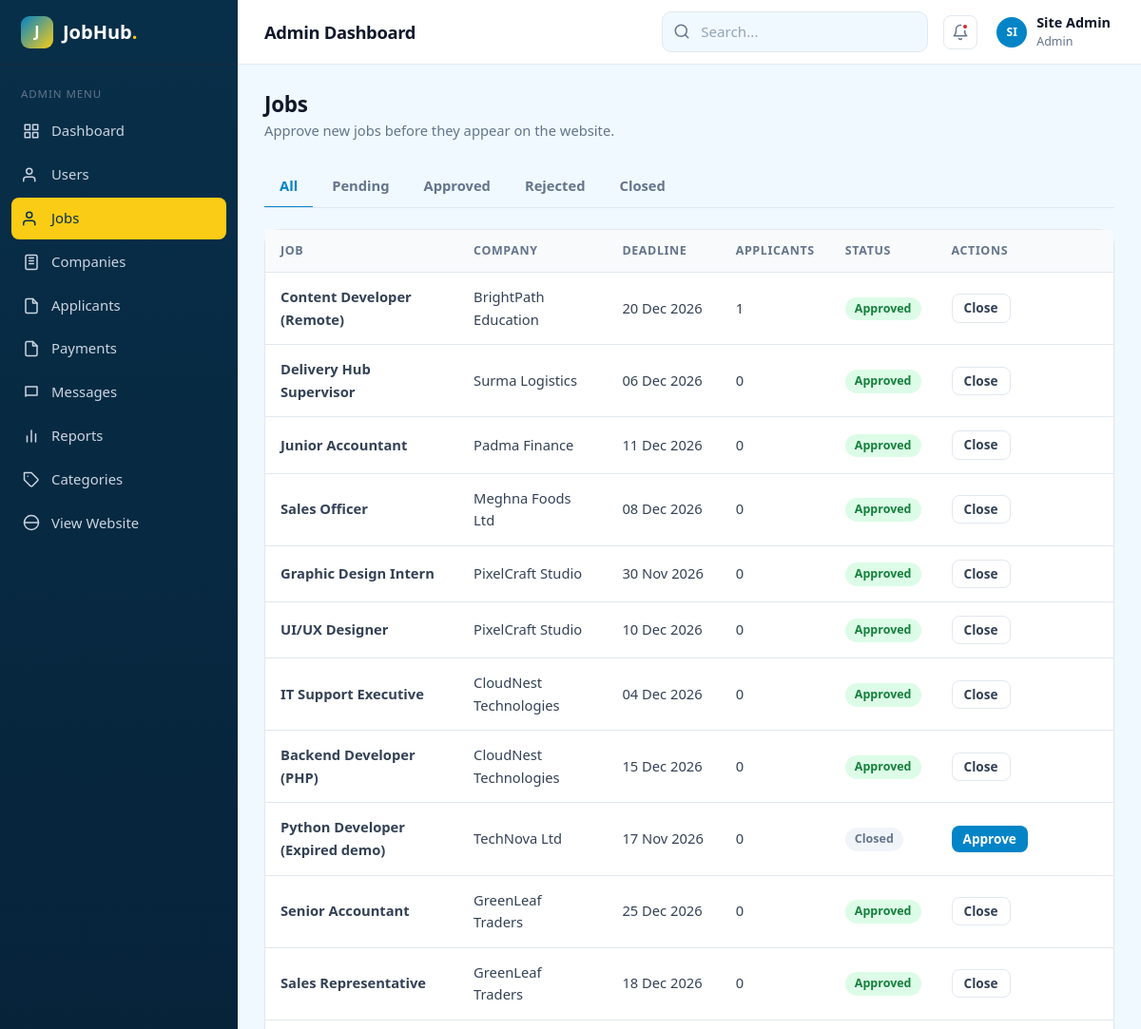
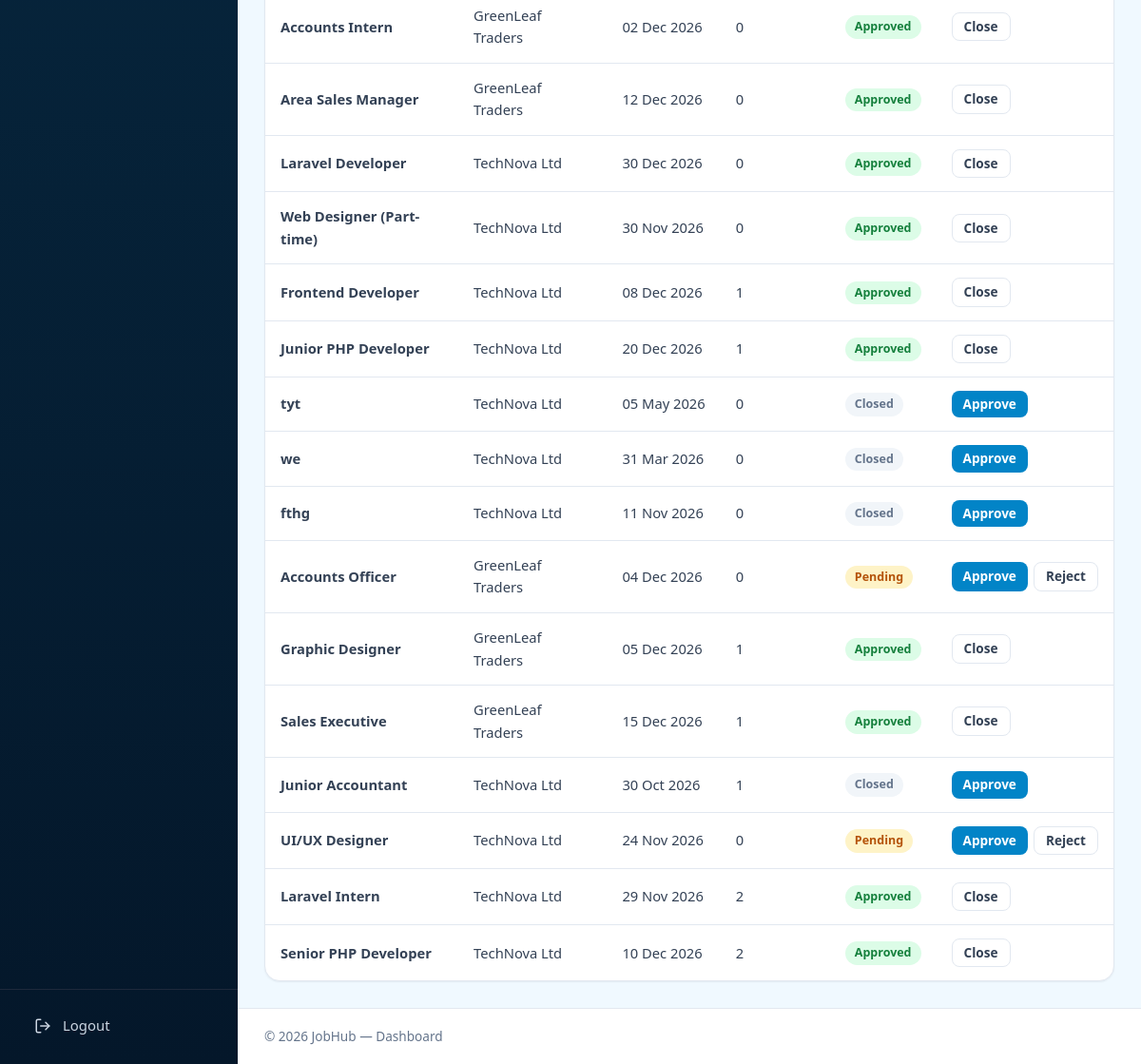
Page /admin/jobs.php (signed in) on the committed database (2 pictures, top to bottom).
### tables this page shows
CREATE TABLE `jobs` (
  `id` int UNSIGNED NOT NULL,
  `company_id` int UNSIGNED NOT NULL,
  `category_id` int UNSIGNED DEFAULT NULL,
  `city_id` int UNSIGNED DEFAULT NULL,
  `subscription_id` int UNSIGNED DEFAULT NULL,
  `title` varchar(150) NOT NULL,
  `slug` varchar(180) NOT NULL,
  `job_type` enum('full_time','part_time','contract','internship','remote') NOT NULL DEFAULT 'full_time',
  `salary_min` decimal(10,2) DEFAULT NULL,
  `salary_max` decimal(10,2) DEFAULT NULL,
  `description` text,
  `deadline` date NOT NULL,
  `status` enum('pending','approved','rejected','closed') NOT NULL DEFAULT 'pending',
  `is_featured` tinyint(1) NOT NULL DEFAULT '0'
);

CREATE TABLE `companies` (
  `id` int UNSIGNED NOT NULL,
  `user_id` int UNSIGNED NOT NULL,
  `city_id` int UNSIGNED DEFAULT NULL,
  `name` varchar(150) NOT NULL,
  `logo` varchar(255) DEFAULT NULL,
  `website` varchar(255) DEFAULT NULL,
  `address` text,
  `description` text
);

### admin/jobs.php (the view, shortened to what this page needs)
<?php
include('../dbconfig.php');
$status = isset($_GET['status']) ? $_GET['status'] : '';
$where = '';
$jobs = $conn->query("SELECT jobs.*, companies.name AS company_name,
                             (SELECT COUNT(*) FROM job_applications WHERE job_applications.job_id = jobs.id) AS total_apps
                      FROM jobs JOIN companies ON companies.id = jobs.company_id
                      $where ORDER BY jobs.id DESC");
$jobColor = array('pending' => 'badge-warning', 'approved' => 'badge-success', 'rejected' => 'badge-danger', 'closed' => 'badge-gray');
?>
<!DOCTYPE html>
<html lang="en">
<head>
  <link rel="stylesheet" href="../assets/css/style.css?v=2">
</head>
<body class="dash-body">
<?php include('include/leftbar.php'); ?>
<?php include('include/header.php'); ?>
<main class="dash-content">
  <div class="page-actions"><div><h2>Jobs</h2><p>Approve new jobs before they appear on the website.</p></div></div>
  <div class="tabs mb-2">
    <a class="tab-btn <?php if ($status == '') echo 'active'; ?>" href="jobs.php">All</a>
    <a class="tab-btn <?php if ($status == 'pending') echo 'active'; ?>" href="jobs.php?status=pending">Pending</a>
    <a class="tab-btn <?php if ($status == 'approved') echo 'active'; ?>" href="jobs.php?status=approved">Approved</a>
    <a class="tab-btn <?php if ($status == 'rejected') echo 'active'; ?>" href="jobs.php?status=rejected">Rejected</a>
    <a class="tab-btn <?php if ($status == 'closed') echo 'active'; ?>" href="jobs.php?status=closed">Closed</a>
  </div>
  <div class="card">
    <div class="table-wrap">
      <table class="table">
        <thead><tr><th>Job</th><th>Company</th><th>Deadline</th><th>Applicants</th><th>Status</th><th>Actions</th></tr></thead>
        <tbody>
        <?php while ($j = $jobs->fetch_assoc()) { ?>
          <tr>
            <td><strong><?php echo $j['title']; ?></strong></td>
            <td><?php echo $j['company_name']; ?></td>
            <td><?php echo date('d M Y', strtotime($j['deadline'])); ?></td>
            <td><?php echo $j['total_apps']; ?></td>
            <td><span class="badge <?php echo $jobColor[$j['status']]; ?>"><?php echo ucfirst($j['status']); ?></span></td>
            <td><div class="actions">
              <?php if ($j['status'] != 'approved') { ?><a class="btn btn-sm btn-primary" href="jobs.php?approve=<?php echo $j['id']; ?>&status=<?php echo $status; ?>">Approve</a><?php } ?>
              <?php if ($j['status'] == 'pending') { ?><a class="btn btn-sm btn-light" href="jobs.php?reject=<?php echo $j['id']; ?>&status=<?php echo $status; ?>">Reject</a><?php } ?>
              <?php if ($j['status'] == 'approved') { ?><a class="btn btn-sm btn-light" href="jobs.php?close=<?php echo $j['id']; ?>&status=<?php echo $status; ?>">Close</a><?php } ?>
            </div></td>
          </tr>
        <?php } ?>
        </tbody>
      </table>
    </div>
  </div>
</main>
<?php include('include/footer.php'); ?>
</div>
</body>
</html>

### assets/css/style.css (style rules this page uses)
:root { --primary: #0f766e; --primary-dark: #0b5952; --primary-light: #e6f4f2; --accent: #f59e0b; --text: #0f172a; --text-2: #334155; --muted: #64748b; --border: #e2e8f0; --bg: #f6f8fa; --white: #ffffff; --success: #15803d; --success-bg: #dcfce7; --danger: #dc2626; --danger-bg: #fee2e2; --warning: #b45309; --warning-bg: #fef3c7; --info: #1d4ed8; --info-bg: #dbeafe; --radius: 10px; --radius-lg: 16px; --shadow-sm: 0 1px 2px rgba(15, 23, 42, .06); --shadow: 0 4px 16px rgba(15, 23, 42, .08); --shadow-lg: 0 16px 40px rgba(15, 23, 42, .14); --sidebar-w: 250px; --font: "Segoe UI", system-ui, -apple-system, Roboto, "Helvetica Neue", Arial, sans-serif; }
*, *::before, *::after { box-sizing: border-box; }
html { scroll-behavior: smooth; }
body { margin: 0; font-family: var(--font); font-size: 15px; line-height: 1.6; color: var(--text-2); background: var(--bg); }
h1, h2, h3, h4, h5 { color: var(--text); line-height: 1.25; margin: 0 0 .5em; }
h2 { font-size: 1.9rem; letter-spacing: -.01em; }
p { margin: 0 0 1em; }
a { color: var(--primary); text-decoration: none; }
.mb-2 { margin-bottom: 16px; }
.btn { display: inline-flex; align-items: center; justify-content: center; gap: 8px; padding: 10px 20px; font: inherit; font-weight: 600; font-size: .95rem; line-height: 1.2; border-radius: var(--radius); border: 1px solid transparent; cursor: pointer; transition: background .15s, color .15s, border-color .15s, box-shadow .15s; white-space: nowrap; }
.btn-primary { background: var(--primary); color: #fff; }
.btn-light { background: var(--white); border-color: var(--border); color: var(--text-2); }
.btn-sm { padding: 6px 12px; font-size: .85rem; border-radius: 8px; }
.badge { display: inline-flex; align-items: center; gap: 4px; padding: 3px 10px; border-radius: 99px; font-size: .78rem; font-weight: 600; line-height: 1.5; white-space: nowrap; }
.badge-success { background: var(--success-bg); color: var(--success); }
.badge-warning { background: var(--warning-bg); color: var(--warning); }
.badge-gray { background: #f1f5f9; color: var(--muted); }
.card { background: var(--white); border: 1px solid var(--border); border-radius: var(--radius-lg); box-shadow: var(--shadow-sm); }
.dash-body { background: var(--bg); }
.dash-content { padding: 28px; flex: 1; }
.page-actions { display: flex; justify-content: space-between; align-items: center; gap: 12px; margin-bottom: 24px; flex-wrap: wrap; }
.page-actions h2 { margin: 0; font-size: 1.4rem; }
.page-actions p { margin: 2px 0 0; color: var(--muted); font-size: .92rem; }
.table-wrap { overflow-x: auto; }
.table { width: 100%; border-collapse: collapse; font-size: .92rem; }
.table th { text-align: left; font-size: .78rem; text-transform: uppercase; letter-spacing: .05em; color: var(--muted); font-weight: 600; padding: 12px 16px; background: #f8fafc; border-bottom: 1px solid var(--border); white-space: nowrap; }
.table td.nowrap, .table td:nth-child(3) { white-space: nowrap; }
.table td { padding: 14px 16px; border-bottom: 1px solid var(--border); vertical-align: middle; }
.table tr:last-child td { border-bottom: 0; }
.table .actions { display: flex; gap: 6px; }
.tabs { display: flex; gap: 4px; border-bottom: 1px solid var(--border); margin-bottom: 22px; overflow-x: auto; }
.tab-btn { padding: 10px 16px; background: none; border: 0; border-bottom: 2px solid transparent; margin-bottom: -1px; font: inherit; font-weight: 600; font-size: .92rem; color: var(--muted); cursor: pointer; white-space: nowrap; }
.tab-btn.active { color: var(--primary); border-bottom-color: var(--primary); }
:root { --primary: #0284c7; --primary-dark: #075985; --primary-light: #e0f2fe; --accent: #facc15; --bg: #f0f9ff; }
.btn-primary { background: linear-gradient(135deg, #0284c7, #0284c7); border: 0; }

### rows in the picture
jobs: title "Content Developer (Remote)", company.name "BrightPath Education", deadline "20 Dec 2026", total_apps "1", status "Approved"
jobs: title "Delivery Hub Supervisor", company.name "Surma Logistics", deadline "06 Dec 2026", total_apps "0", status "Approved"
jobs: title "Junior Accountant", company.name "Padma Finance", deadline "11 Dec 2026", total_apps "0", status "Approved"
jobs: title "Sales Officer", company.name "Meghna Foods Ltd", deadline "08 Dec 2026", total_apps "0", status "Approved"
jobs: title "Graphic Design Intern", company.name "PixelCraft Studio", deadline "30 Nov 2026", total_apps "0", status "Approved"
jobs: title "UI/UX Designer", company.name "PixelCraft Studio", deadline "10 Dec 2026", total_apps "0", status "Approved"
jobs: title "IT Support Executive", company.name "CloudNest Technologies", deadline "04 Dec 2026", total_apps "0", status "Approved"
jobs: title "Backend Developer (PHP)", company.name "CloudNest Technologies", deadline "15 Dec 2026", total_apps "0", status "Approved"
jobs: title "Python Developer (Expired demo)", company.name "TechNova Ltd", deadline "17 Nov 2026", total_apps "0", status "Closed"
jobs: title "Senior Accountant", company.name "GreenLeaf Traders", deadline "25 Dec 2026", total_apps "0", status "Approved"
jobs: title "Sales Representative", company.name "GreenLeaf Traders", deadline "18 Dec 2026", total_apps "0", status "Approved"
jobs: title "Accounts Intern", company.name "GreenLeaf Traders", deadline "02 Dec 2026", total_apps "0", status "Approved"
jobs: title "Area Sales Manager", company.name "GreenLeaf Traders", deadline "12 Dec 2026", total_apps "0", status "Approved"
jobs: title "Laravel Developer", company.name "TechNova Ltd", deadline "30 Dec 2026", total_apps "0", status "Approved"
jobs: title "Web Designer (Part-time)", company.name "TechNova Ltd", deadline "30 Nov 2026", total_apps "0", status "Approved"
jobs: title "Frontend Developer", company.name "TechNova Ltd", deadline "08 Dec 2026", total_apps "1", status "Approved"
jobs: title "Junior PHP Developer", company.name "TechNova Ltd", deadline "20 Dec 2026", total_apps "1", status "Approved"
jobs: title "tyt", company.name "TechNova Ltd", deadline "05 May 2026", total_apps "0", status "Closed"
jobs: title "we", company.name "TechNova Ltd", deadline "31 Mar 2026", total_apps "0", status "Closed"
jobs: title "fthg", company.name "TechNova Ltd", deadline "11 Nov 2026", total_apps "0", status "Closed"
jobs: title "Accounts Officer", company.name "GreenLeaf Traders", deadline "04 Dec 2026", total_apps "0", status "Pending"
jobs: title "Graphic Designer", company.name "GreenLeaf Traders", deadline "05 Dec 2026", total_apps "1", status "Approved"
jobs: title "Sales Executive", company.name "GreenLeaf Traders", deadline "15 Dec 2026", total_apps "1", status "Approved"
jobs: title "Junior Accountant", company.name "TechNova Ltd", deadline "30 Oct 2026", total_apps "1", status "Closed"
jobs: title "UI/UX Designer", company.name "TechNova Ltd", deadline "24 Nov 2026", total_apps "0", status "Pending"
jobs: title "Laravel Intern", company.name "TechNova Ltd", deadline "29 Nov 2026", total_apps "2", status "Approved"
jobs: title "Senior PHP Developer", company.name "TechNova Ltd", deadline "10 Dec 2026", total_apps "2", status "Approved"

### other values in the picture
substr($_SESSION['name'], 0, 2) "SI"
$_SESSION['name'] "Site Admin"
